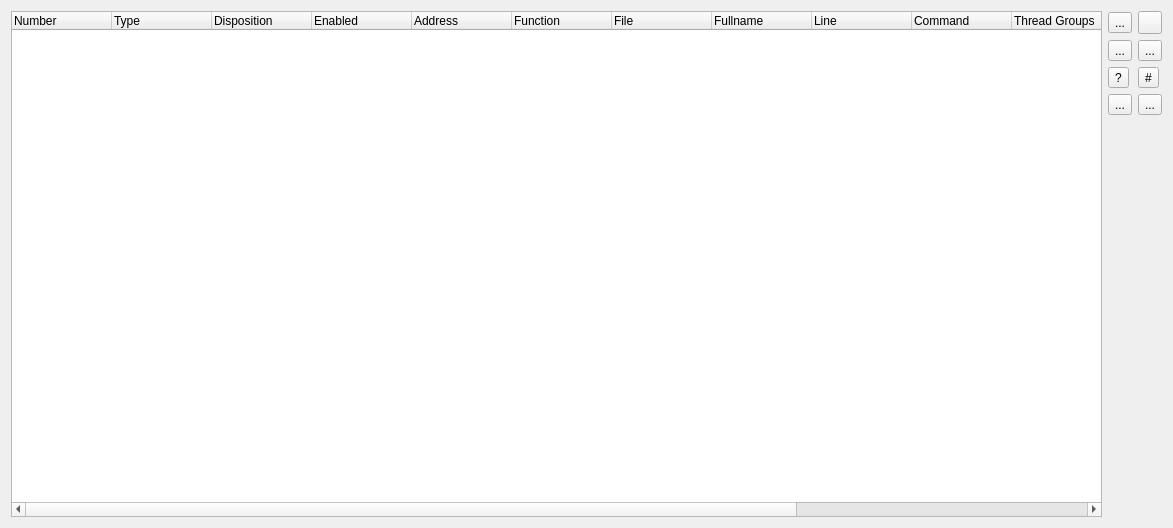
<?xml version="1.0" encoding="UTF-8"?>
<ui version="4.0">
 <class>SeerPrintpointsBrowserWidgetForm</class>
 <widget class="QWidget" name="SeerPrintpointsBrowserWidgetForm">
  <property name="geometry">
   <rect>
    <x>0</x>
    <y>0</y>
    <width>1173</width>
    <height>528</height>
   </rect>
  </property>
  <property name="windowTitle">
   <string>Form</string>
  </property>
  <layout class="QHBoxLayout" name="horizontalLayout">
   <item>
    <widget class="QTreeWidget" name="printpointsTreeWidget">
     <property name="sizePolicy">
      <sizepolicy hsizetype="Expanding" vsizetype="Expanding">
       <horstretch>100</horstretch>
       <verstretch>100</verstretch>
      </sizepolicy>
     </property>
     <property name="columnCount">
      <number>15</number>
     </property>
     <column>
      <property name="text">
       <string>Number</string>
      </property>
     </column>
     <column>
      <property name="text">
       <string>Type</string>
      </property>
     </column>
     <column>
      <property name="text">
       <string>Disposition</string>
      </property>
     </column>
     <column>
      <property name="text">
       <string>Enabled</string>
      </property>
     </column>
     <column>
      <property name="text">
       <string>Address</string>
      </property>
     </column>
     <column>
      <property name="text">
       <string>Function</string>
      </property>
     </column>
     <column>
      <property name="text">
       <string>File</string>
      </property>
     </column>
     <column>
      <property name="text">
       <string>Fullname</string>
      </property>
     </column>
     <column>
      <property name="text">
       <string>Line</string>
      </property>
     </column>
     <column>
      <property name="text">
       <string>Command</string>
      </property>
     </column>
     <column>
      <property name="text">
       <string>Thread Groups</string>
      </property>
     </column>
     <column>
      <property name="text">
       <string>Condition</string>
      </property>
     </column>
     <column>
      <property name="text">
       <string>Times</string>
      </property>
     </column>
     <column>
      <property name="text">
       <string>Ignore</string>
      </property>
     </column>
     <column>
      <property name="text">
       <string>Original Location</string>
      </property>
     </column>
    </widget>
   </item>
   <item>
    <layout class="QGridLayout" name="gridLayout">
     <item row="0" column="0">
      <widget class="QToolButton" name="addPrintpointToolButton">
       <property name="toolTip">
        <string>Add a new printpoint.</string>
       </property>
       <property name="text">
        <string>...</string>
       </property>
       <property name="icon">
        <iconset resource="resource.qrc">
         <normaloff>:/seer/resources/RelaxLightIcons/document-new.svg</normaloff>:/seer/resources/RelaxLightIcons/document-new.svg</iconset>
       </property>
      </widget>
     </item>
     <item row="0" column="1">
      <widget class="QToolButton" name="refreshPrintpointsToolButton">
       <property name="toolTip">
        <string>Refresh the list of printpoints.</string>
       </property>
       <property name="text">
        <string/>
       </property>
       <property name="icon">
        <iconset resource="resource.qrc">
         <normaloff>:/seer/resources/RelaxLightIcons/view-refresh.svg</normaloff>:/seer/resources/RelaxLightIcons/view-refresh.svg</iconset>
       </property>
      </widget>
     </item>
     <item row="1" column="0">
      <widget class="QToolButton" name="enablePrintpointsToolButton">
       <property name="toolTip">
        <string>Enable selected printpoints.</string>
       </property>
       <property name="text">
        <string>...</string>
       </property>
       <property name="icon">
        <iconset resource="resource.qrc">
         <normaloff>:/seer/resources/RelaxLightIcons/list-add.svg</normaloff>:/seer/resources/RelaxLightIcons/list-add.svg</iconset>
       </property>
      </widget>
     </item>
     <item row="1" column="1">
      <widget class="QToolButton" name="disablePrintpointsToolButton">
       <property name="toolTip">
        <string>Disable selected printpoints.</string>
       </property>
       <property name="text">
        <string>...</string>
       </property>
       <property name="icon">
        <iconset resource="resource.qrc">
         <normaloff>:/seer/resources/RelaxLightIcons/list-remove.svg</normaloff>:/seer/resources/RelaxLightIcons/list-remove.svg</iconset>
       </property>
      </widget>
     </item>
     <item row="2" column="0">
      <widget class="QToolButton" name="conditionBreakpointToolButton">
       <property name="toolTip">
        <string>Add condition to selected breakpoint.</string>
       </property>
       <property name="text">
        <string>?</string>
       </property>
      </widget>
     </item>
     <item row="2" column="1">
      <widget class="QToolButton" name="ignoreBreakpointToolButton">
       <property name="toolTip">
        <string>Add ignore count to selected breakpoint.</string>
       </property>
       <property name="text">
        <string>#</string>
       </property>
      </widget>
     </item>
     <item row="3" column="0">
      <widget class="QToolButton" name="commandBreakpointToolButton">
       <property name="toolTip">
        <string>Edit command to selected breakpoint.</string>
       </property>
       <property name="text">
        <string>...</string>
       </property>
       <property name="icon">
        <iconset resource="resource.qrc">
         <normaloff>:/seer/resources/RelaxLightIcons/go-next.svg</normaloff>:/seer/resources/RelaxLightIcons/go-next.svg</iconset>
       </property>
      </widget>
     </item>
     <item row="3" column="1">
      <widget class="QToolButton" name="deletePrintpointsToolButton">
       <property name="toolTip">
        <string>Delete selected printpoints.</string>
       </property>
       <property name="text">
        <string>...</string>
       </property>
       <property name="icon">
        <iconset resource="resource.qrc">
         <normaloff>:/seer/resources/RelaxLightIcons/edit-delete.svg</normaloff>:/seer/resources/RelaxLightIcons/edit-delete.svg</iconset>
       </property>
      </widget>
     </item>
     <item row="4" column="0">
      <spacer name="verticalSpacer_1">
       <property name="orientation">
        <enum>Qt::Vertical</enum>
       </property>
       <property name="sizeHint" stdset="0">
        <size>
         <width>20</width>
         <height>40</height>
        </size>
       </property>
      </spacer>
     </item>
     <item row="4" column="1">
      <spacer name="verticalSpacer_2">
       <property name="orientation">
        <enum>Qt::Vertical</enum>
       </property>
       <property name="sizeHint" stdset="0">
        <size>
         <width>20</width>
         <height>40</height>
        </size>
       </property>
      </spacer>
     </item>
    </layout>
   </item>
  </layout>
 </widget>
 <resources>
  <include location="resource.qrc"/>
 </resources>
 <connections/>
</ui>
